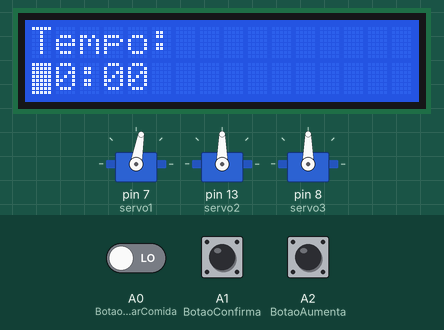
Recording of a sketch running on a simulated Arduino Uno, built with avr-gcc and run on an emulated ATmega328P. On the bench: 16×2 character LCD, 3 × servo. The inputs (shaded band) are chosen by the test bench; at power-on: A1 (BotaoConfirma) LOW, A2 (BotaoAumenta) LOW, A0 (BotaoControlarComida) LOW. What the sketch prints to the serial monitor is not drawn.

Above: at 1.2 s.
1.3 s: A1 (BotaoConfirma) pulled HIGH for 3.2 s
At 4.2 s:
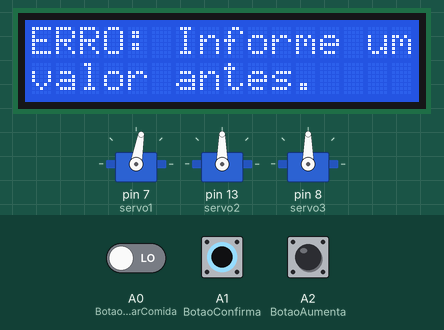
6.0 s: A2 (BotaoAumenta) pulled HIGH for 3.2 s
At 10.2 s:
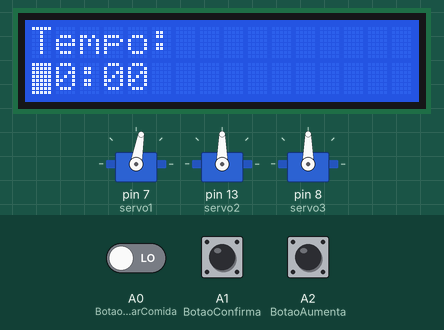
10.7 s: A1 (BotaoConfirma) pulled HIGH for 3.2 s
At 12.7 s:
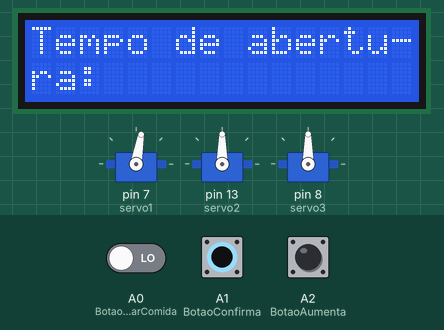
15.4 s: A2 (BotaoAumenta) pulled HIGH for 0.25 s
At 16.7 s:
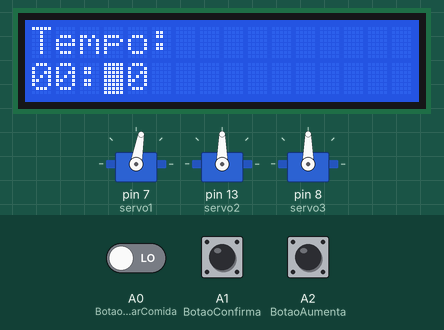
17.1 s: A0 (BotaoControlarComida) driven HIGH and A1 (BotaoConfirma) driven HIGH
At 18.8 s:
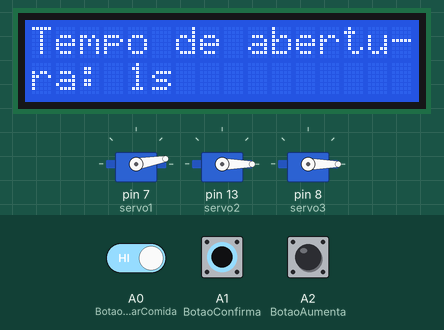
20.1 s: A2 (BotaoAumenta) pulled HIGH for 1 s
At 24.9 s:
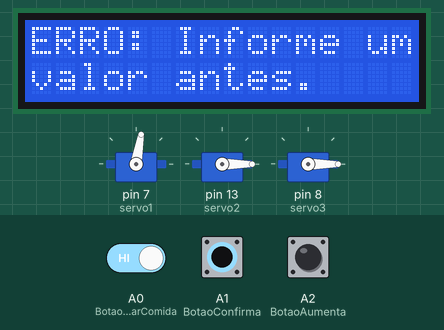
Timing chart, 0 to 25.1 s (numbered marks = the images above; inputs shaded):
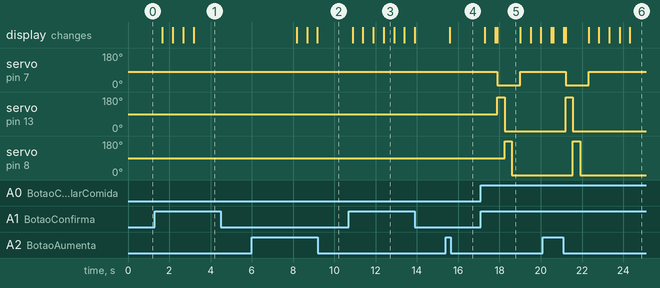

Measured:
- after the input at 1.3 s, the display: first changes after 0.37 s (image 1 shows a later state)
- after the input at 10.7 s, the display: first changes after 0.18 s (image 3 shows a later state)
- after the input at 17.1 s, servo on pin 7 (servo1): 80° → 10° after 0.80 s, → 80° 1.1 s later; servo on pin 13 (servo2): 90° → 180° after 0.80 s, → 0° 0.35 s later; servo on pin 8 (servo3): 90° → 180° after 1.1 s, → 0° 0.35 s later; the display: first changes after 0.19 s (image 5 shows a later state)
- after the input at 20.1 s, servo on pin 7 (servo1): 80° → 10° after 1.1 s, → 80° 1.1 s later; servo on pin 13 (servo2): 0° → 180° after 1.1 s, → 0° 0.35 s later; servo on pin 8 (servo3): 0° → 180° after 1.5 s, → 0° 0.35 s later
- what the display in image 3 shows lasts 0.5 s, from 12.4 s to 12.9 s
- what the display in image 5 shows lasts 1.1 s, from 17.9 s to 19.0 s

The sketch:

Dispenser.ino
```cpp
#include <TimeAlarms.h>
#include <Time.h>
#include <Servo.h>
#include <LiquidCrystal.h>
#define BotaoControlarComida A0
#define BotaoConfirma A1
#define BotaoAumenta A2


Servo servo1; Servo servo2; Servo servo3;
LiquidCrystal lcd(12,11,5,4,3,2);
int minuto1= 0, minuto2 = 0, minuto = 0;
int hora1 = 0, hora2 = 0, hora = 0;
int conversao_minuto = 0;
int horatotal = 0;
int EstadoBotaoConfirma = 0;
int EstadoBotaoAumenta = 0;
int EstadoBotaoControlarComida = 0;
int cont = 0;
int AlarmID;
int segundos = 0;
int milisegundos_final = 0;
int cont2 = 0;
int contador_hora = 0, contador_minuto = 0;

void setup(){
 lcd.begin(16, 2);
 iniciarCadastro();
 Serial.begin(9600);
 servo1.attach(7);
 servo2.attach(13);
 servo3.attach(8);
}

void loop(){
  setTempo();
  cadastrarQuantidadeComida();

        if(cont2 == 3 && cont == 5){
            cronometro();
        }

 Alarm.delay(400);
}


void colocarComida() {
    lcd.clear();
    lcd.setCursor(0,0);
    lcd.print("Colocando comida");
    servo1.write(10);
    for(int i=(milisegundos_final/1000);i>0;i--){
        servo2.write(180);delay(500);servo2.write(0);
        servo3.write(180);delay(500);servo3.write(0);
    }
    servo1.write(80);
    lcd.clear();
    Alarm.delay(1000);
}

void cronometro(){
  lcd.clear();
  lcd.setCursor(0,0);
  contador_hora = hora;
  contador_minuto = minuto;
  int contador_segundo;

  delay(1000);
  lcd.print("   CRONOMETRO:  ");
  if(contador_segundo == 0){
    contador_minuto--;
    contador_segundo = 59;
  }
  if(contador_minuto<0){
      contador_hora--;
      contador_minuto = 59;
    }
  for(int y = 0; y<contador_segundo; y--){

    if(contador_hora<10){
      lcd.setCursor(4,1);
      lcd.print("0");
      lcd.print(contador_hora);
      lcd.print(":");
    }
    else{

      lcd.setCursor(4,1);
      lcd.print(contador_hora);
      lcd.print(":");
    }
    if(contador_minuto<10){

      lcd.print("0");
      lcd.print(contador_minuto);
      lcd.print(":");
    }
    else{

      lcd.print(contador_minuto);
      lcd.print(":");
    }
    if(contador_segundo < 10){

      lcd.print("0");
      lcd.print(contador_segundo);
      lcd.noBlink();
    }
    else{
      lcd.print(contador_segundo);
      lcd.noBlink();
    }
    contador_segundo--;
    if(contador_segundo<0){
      contador_minuto--;
      contador_segundo=59;
    }
    if(contador_minuto<0){
      contador_hora--;
      contador_minuto = 59;
    }
    delay(1000);

    if(digitalRead(BotaoConfirma) == HIGH){
      iniciarCadastro();
      Alarm.disable(AlarmID);
      break;
    }

    if((contador_minuto<=0) && (contador_hora<=0) && (contador_segundo <= 0)) {
      lcd.clear();

      break;
     }
  }

}

void iniciarCadastro(){
      lcd.clear();
      lcd.setCursor(0,0);
      lcd.print("Tempo:");
      lcd.setCursor(0,1);
      lcd.print("00:00");
      lcd.setCursor(0,1);
      lcd.blink();
      servo1.write(80);
      cont = 0; segundos = 0; cont2 = 0;
      hora1 = 0; hora2 = 0; minuto1 = 0; minuto2 = 0;
}


void setTempo(){
  EstadoBotaoControlarComida = digitalRead(BotaoControlarComida);
  EstadoBotaoAumenta = digitalRead(BotaoAumenta);
  EstadoBotaoConfirma = digitalRead(BotaoConfirma);

  if(EstadoBotaoConfirma == HIGH){

    if(cont == 1){
      cont = cont+2;
      lcd.setCursor(cont,1); lcd.blink();
    }
    else if(cont == 0 || cont > 1){
      cont++;
      lcd.setCursor(cont,1); lcd.blink();
    }

    if(cont == 5){

      if(hora1 == 0 && hora2 == 0 && minuto1 == 0 && minuto2==0){
        lcd.clear();
        lcd.setCursor(0,0);
        lcd.print("ERRO: Informe um");
        lcd.setCursor(0,1);
        lcd.print("valor antes.");
        lcd.noBlink();
        delay(5000);
        cont++;
      }
      else{
      conversao_minuto = (hora1*600)+(hora2*60)+(minuto1*10)+minuto2;
      minuto = (minuto1*10)+minuto2;
      hora = (hora1*10)+hora2;
      horatotal = conversao_minuto*60;


      lcd.clear();
      lcd.setCursor(0,0);
      lcd.print("Tempo de abertu-");
      lcd.setCursor(0,1);
      lcd.print("ra: ");
      lcd.setCursor(4,1);
      lcd.noBlink();
      }
    }


    if(cont>5){
        iniciarCadastro();
        Alarm.disable(AlarmID);
    }

    delay(100);

  }

  if (EstadoBotaoAumenta == HIGH){
    if(cont == 0){
      hora1++;
      if(hora1 > 2){
        hora1 = 0;
      }
      lcd.setCursor(cont,1);
      lcd.print(hora1);
      lcd.setCursor(cont,1);
      lcd.blink();
    }

    if(cont == 1){
      hora2++;
      if(hora1 == 2){
        if(hora2 > 4){
          hora2 = 0;
        }
      }
      else{
        if(hora2 > 9){
          hora2 = 0;
        }
      }
      lcd.setCursor(cont,1);
      lcd.print(hora2);
      lcd.setCursor(cont,1);
      lcd.blink();
    }

    if(cont == 3){
      minuto1++;
      if(minuto1 >  5){
        minuto1 = 0;
      }
      if(hora1 == 2 && hora2 == 4){
        minuto1 = 0;
      }
      lcd.setCursor(cont,1);
      lcd.print(minuto1);
      lcd.setCursor(cont,1);
      lcd.blink();
    }

    if(cont == 4){
      minuto2++;
      if(minuto2 >  9){
        minuto2 = 0;
      }
      if(hora1 == 2 && hora2 == 4){
        minuto2 = 0;
      }
      lcd.setCursor(cont,1);
      lcd.print(minuto2);
      lcd.setCursor(cont,1);
      lcd.blink();
    }
    delay(100);
 }
}

void cadastrarQuantidadeComida(){
  EstadoBotaoControlarComida = digitalRead(BotaoControlarComida);

      if(EstadoBotaoControlarComida == HIGH && cont == 5){
          cont2++;
      }

         if(cont2==1 && cont == 5){
            Serial.print("Entrou em controlar comida");
            servo1.write(10);
            segundos++;
            lcd.setCursor(4,1);
            lcd.print(segundos);
            lcd.print("s");
            servo2.write(180);delay(350);servo2.write(0);
            servo3.write(180);delay(350);servo3.write(0);
        }

        if(cont2 == 2 && cont == 5){
         servo1.write(80);
         milisegundos_final = segundos*1000;

         AlarmID = Alarm.timerRepeat(horatotal,colocarComida);
         cont2 = 3;
         lcd.clear();

        }
}
```
